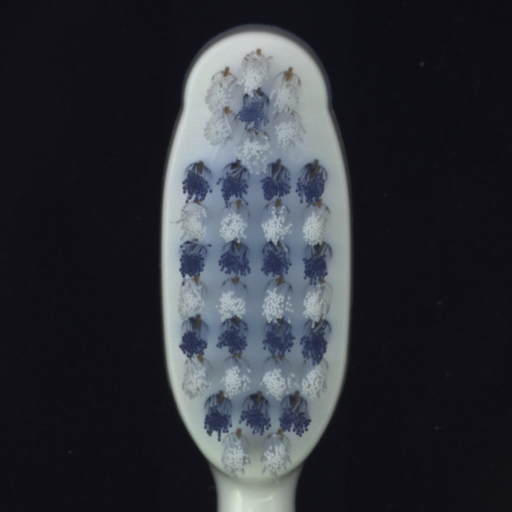
#> input picture toothbrush/train/good/000.png, 1024 x 1024 px, found by its file name (shown at 1/2 size); its folder holds only this picture in this run
$ python old_model.py
#> lines starting #> are read from the running program, lines starting #| are printed output that depends on the picture; after the words box and inside, x2 and y2 are one past the last pixel; in counts of white or black regions, pixels touching at a corner belong together
import numpy as np
import cv2
import os

# [v] • prepare the data (images) and define defect classes,
# [v] • propose and implement a preprocessing stage (e.g. normalisation, denoising, contrast enhancement),
# [v] • determine the regions relevant for analysis (e.g. segmentation of bristle tips) or features describing the defects,
# • select and train a classification/detection model (or build a rule-based detector using the features),
# • evaluate the quality of the solution (e.g. accuracy, precision/recall, confusion matrix) and discuss its limitations


# 1024x1024
PATH_TRAIN_GOOD = "toothbrush/train/good/"
PATH_TRAIN_DEFECTIVE = "toothbrush/train/defective/"

# my own creative juices
def pi_spiral_kernel(size=5):
    """Create a size x size kernel filled with digits of pi in clockwise spiral order."""
    pi_digits = [
        3,1,4,1,5,
        9,2,6,5,3,
        5,8,9,7,9,
        3,2,3,8,4,
        6,2,6,4,3
    ]
    if len(pi_digits) < size * size:
        raise ValueError("Not enough pi digits for requested kernel size")

    kernel = np.zeros((size, size), dtype=np.uint8)
    directions = [(0, 1), (1, 0), (0, -1), (-1, 0)]  # right, down, left, up
    dir_idx = 0
    row, col = 0, 0
    visited = set()

    for i in range(size * size):
        kernel[row, col] = pi_digits[i]
        visited.add((row, col))

        next_row = row + directions[dir_idx][0]
        next_col = col + directions[dir_idx][1]

        if not (0 <= next_row < size and 0 <= next_col < size) or (next_row, next_col) in visited:
            dir_idx = (dir_idx + 1) % 4
            next_row = row + directions[dir_idx][0]
            next_col = col + directions[dir_idx][1]

        row, col = next_row, next_col

    return kernel


class ToothbrushDefectDetector:
    def __init__(self):
        self.train_images = []
        self.train_labels = []
        # NEW: list of masks corresponding to segmented regions of interest (bristle tips)
        self.train_masks = []

    # NEW: Method implementing point 3 (determining regions for analysis)
    def segment_bristles(self, preprocessed_image):
        """
        Segmentation based on edge detection.
        Bristles generate a lot of edges (texture), while the plastic handle is smooth and will be ignored.
        """
        # 1. Canny Edge Detection
        # Thresholds 40 and 120 are designed to capture the sharp edges of the bristles
        edges = cv2.Canny(preprocessed_image, 40, 120)

        # 2. Dilation - merges individual bristle edges into solid clusters (blobs)
        kernel_dilate = cv2.getStructuringElement(cv2.MORPH_ELLIPSE, (5, 5))
        bristles_dilated = cv2.dilate(edges, kernel_dilate, iterations=1)

        # 3. Morphological Closing - fills small black holes inside the white bristle clusters
        bristles_mask = cv2.morphologyEx(bristles_dilated, cv2.MORPH_CLOSE, kernel_dilate)

        return bristles_mask

    def prepare_data(self):
        # Define classes
        classes = {'good': 0, 'defective': 1}

        # Load good images
        for filename in os.listdir(PATH_TRAIN_GOOD):
            if filename.endswith('.png'):
                image_path = os.path.join(PATH_TRAIN_GOOD, filename)
                image = cv2.imread(image_path)
#> image is the input picture: shape (1024, 1024, 3); mean B, G, R 56.6, 50, 47
                if image is not None:
                    # Preprocessing: grayscale transition, denoising, contrast enhancement and normalisation
                    image = cv2.cvtColor(image, cv2.COLOR_BGR2GRAY)                     # Convert to grayscale
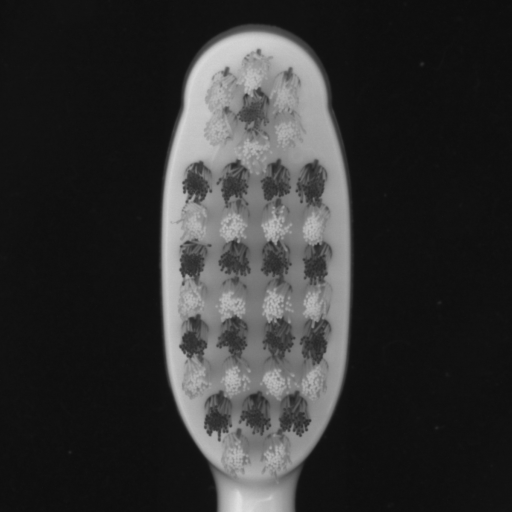
#> image: shape (1024, 1024) (shown at 1/2 size); min 12, max 226, mean 49.9

                    # Denoising: Gaussian blur to reduce noise
                    image_denoised = cv2.GaussianBlur(image, (3, 3), 0)

                    # Morphological opening with pi-spiral kernel
                    kernel = pi_spiral_kernel(5)
                    image_opened = cv2.morphologyEx(image_denoised, cv2.MORPH_OPEN, kernel)

                    # Normalisation: scale to 0-255 range
                    image_norm = cv2.normalize(image_opened, None, 0, 255, cv2.NORM_MINMAX)
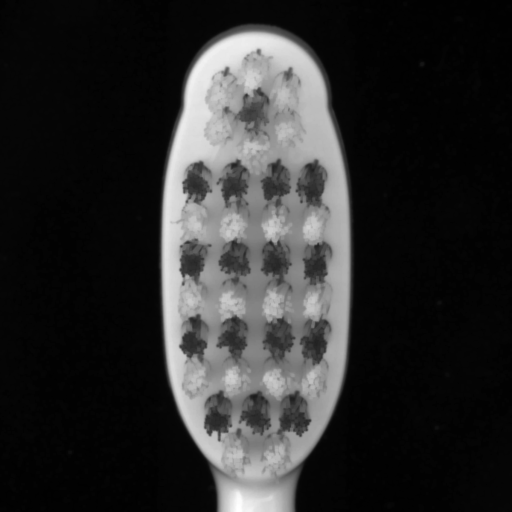
#> image_norm: shape (1024, 1024) (shown at 1/2 size); min 0, max 255, mean 44.2

                    # Determining regions for analysis (segmentation)
                    segmented_region = self.segment_bristles(image_norm)
#> in segment_bristles, `edges = cv2.Canny(preprocessed_image, 40, 120)`:
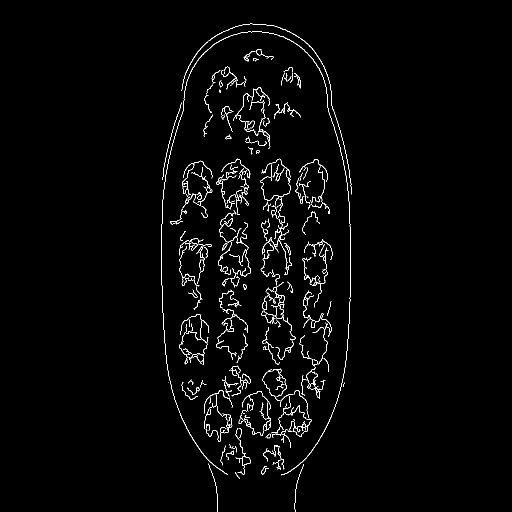
#> edges: shape (1024, 1024) (shown at 1/2 size); 1.7% white in thin lines or dots, all inside (x1, y1, x2, y2) = (322, 47, 704, 1024)
#> in segment_bristles, `bristles_dilated = cv2.dilate(edges, kernel_dilate, iterations=1)`:
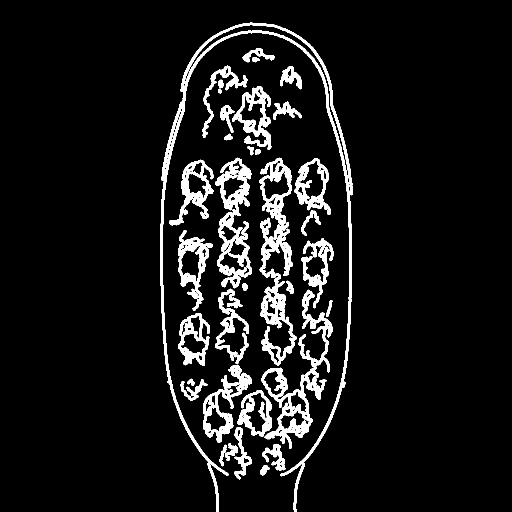
#> bristles_dilated: shape (1024, 1024) (shown at 1/2 size); 7.9% white; 35 white regions, largest, box (x1, y1, x2, y2) and area: (320, 45, 706, 1024) 16266, (519, 315, 593, 731) 10804, (522, 579, 665, 898) 9110
#> in segment_bristles, `bristles_mask = cv2.morphologyEx(bristles_dilated, cv2.MORPH_CLOSE, ke..`:
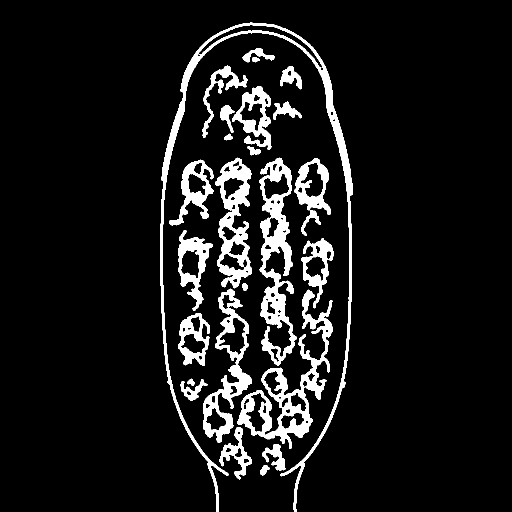
#> bristles_mask: shape (1024, 1024) (shown at 1/2 size); 8.6% white; 26 white regions (1 under 20 px), largest, box (x1, y1, x2, y2) and area: (320, 45, 706, 1024) 17614, (475, 579, 665, 898) 12747, (519, 315, 593, 731) 12242
                    self.train_masks.append(segmented_region)

                    self.train_images.append(image_norm)
                    self.train_labels.append(classes['good'])

        # Load defective images
#> (the run stopped early here; a loop or call above may not have finished)
